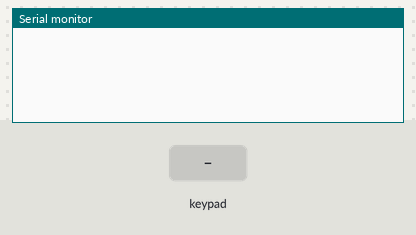
Bench run of a sketch on a simulated Arduino Uno, built with avr-gcc and run on an emulated ATmega328P. Shown: the last lines printed to the serial monitor. The inputs (shaded band) are chosen by the test bench.

Above: at 1.2 s.
1.3 s: key '7' pressed
At 2.3 s:
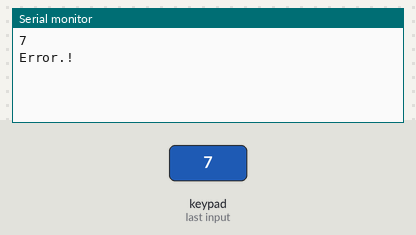
2.8 s: keypad keys 9 8 7 6 # pressed 0.4 s apart
At 4.8 s:
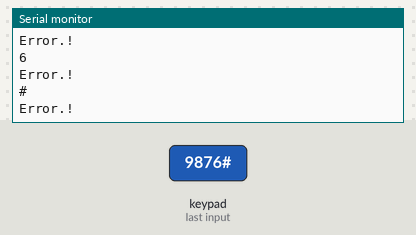
6.3 s: key 'A' pressed
At 7.5 s:
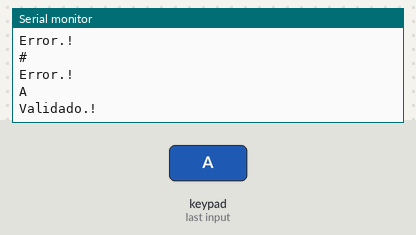
7.8 s: keypad keys 9 8 7 6 * pressed 0.4 s apart
At 9.7 s:
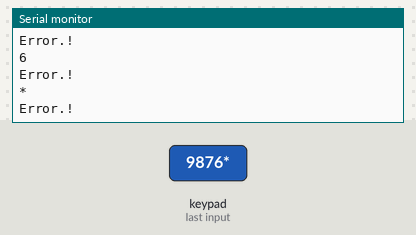
11.3 s: key 'B' pressed
At 12.5 s:
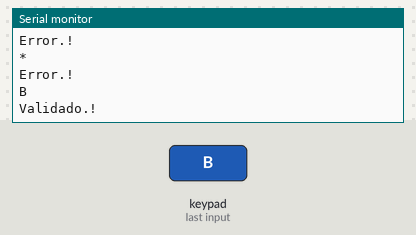
12.8 s: keypad keys 9 8 7 6 D pressed 0.4 s apart
At 14.9 s:
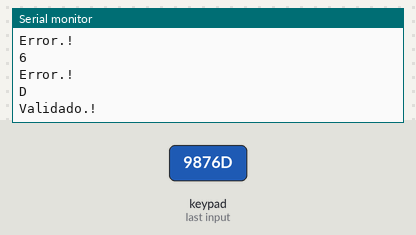
Timing chart, 0 to 16.4 s (numbered marks = the images above; inputs shaded):
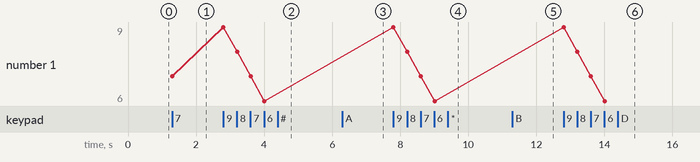

Measured:
- after the input at 1.3 s, the serial monitor: prints a new line at once (image 1)
- after the input at 2.8 s, the serial monitor: prints a new line at once (image 2)
- after the input at 6.3 s, the serial monitor: prints a new line at once (image 3)
- after the input at 7.8 s, the serial monitor: prints a new line at once (image 4)
- after the input at 11.3 s, the serial monitor: prints a new line at once (image 5)
- after the input at 12.8 s, the serial monitor: prints a new line at once (image 6)
- plotted number 1: 7 → 6 after the input at 2.8 s

The sketch:

FarinangoRafael_PREPARATORIO1.1_SE.ino
```cpp
/*
 *PREPARATORIO I:COMUNICACION SERIAL Y TECLADO MATRICIAL
 *CODIGO I:Utilizar el teclado matricial dentro del entorno de Arduino, Codigo 10
 *NOMBRE:RAFAEL FARINANGO
 */

#include <LiquidCrystal.h> //importa librearia LiquidCrystal
#include <Keypad.h>     // importa libreria Keypad


LiquidCrystal lcd(A0,A1,A2,A3,A4,A5);

const byte FILAS = 4;     // define numero de filas
const byte COLUMNAS = 4;    // define numero de columnas
char keys[FILAS][COLUMNAS] = {    // define la distribucion de teclas
  {'7','8','9','A'},
  {'4','5','6','B'},
  {'1','2','3','C'},
  {'*','0','#','D'}
};

byte pinesFilas[FILAS] = {9,8,7,6};   // pines correspondientes a las filas
byte pinesColumnas[COLUMNAS] = {5,4,3,2}; // pines correspondientes a las columnas

Keypad teclado = Keypad(makeKeymap(keys), pinesFilas, pinesColumnas, FILAS, COLUMNAS);  // crea objeto


void setup() {
  Serial.begin(9600);
}


void loop() {
  char a=teclado.getKey();
  if(a){
    Serial.print(a);
    if(a=='A' || a=='B' || a=='C' || a=='D'){
      Serial.println();
      Serial.println("Validado.!");
      }
    else{
      Serial.println();
      Serial.println("Error.!");
      }
    }
}
```
